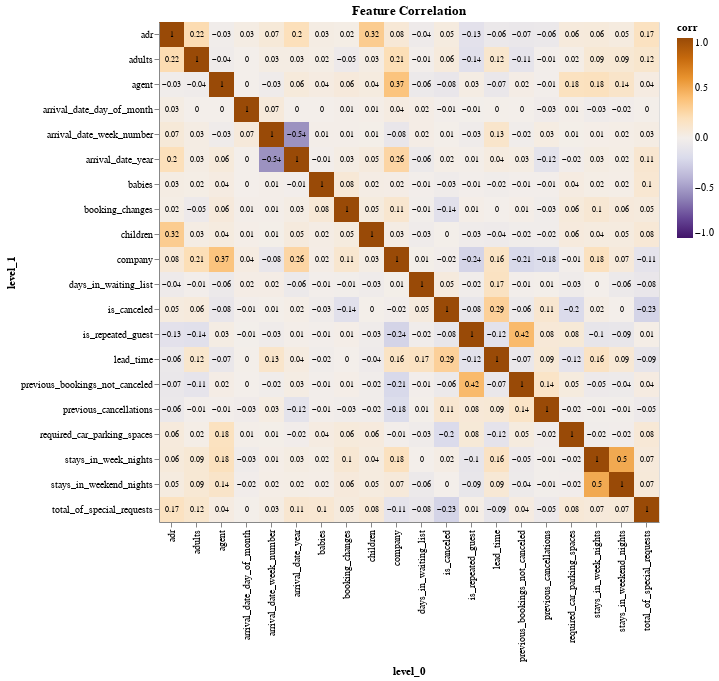

The cell this chart's notebook holds for it:
### Markdown cell above
## Checking correlation among all variables

### Code cell
corr_df = train_df.corr().stack().reset_index(name="corr")
corr_df["round_corr"] = np.round(corr_df["corr"], 2)
corr_plot = (
    alt.Chart(corr_df, title="Feature Correlation")
    .mark_rect()
    .encode(
        x="level_0",
        y="level_1",
        tooltip="corr",
        color=alt.Color("corr", scale=alt.Scale(domain=(-1, 1), scheme="purpleorange"))
    )
    .properties(width=500, height=500)
)
corr_plot

corr_text = (
    alt.Chart(corr_df)
    .mark_text(size=8)
    .encode(
        x="level_0",
        y="level_1",
        text="round_corr",
    )
    .properties(width=500, height=500)
)
corr_plot + corr_text

### Figure 1 — Vega-Lite specification as saved in the notebook (floating-point values rounded to 4 significant figures; data arrays with more than 128 entries replaced by an {"elided": "..."} marker saying what was removed)
{"config": {"view": {"continuousWidth": 400, "continuousHeight": 300}}, "layer": [{"mark": "rect", "encoding": {"color": {"type": "quantitative", "field": "corr", "scale": {"domain": [-1, 1], "scheme": "purpleorange"}}, "tooltip": {"type": "quantitative", "field": "corr"}, "x": {"type": "nominal", "field": "level_0"}, "y": {"type": "nominal", "field": "level_1"}}, "height": 500, "title": "Feature Correlation", "width": 500}, {"mark": {"type": "text", "size": 8}, "encoding": {"text": {"type": "quantitative", "field": "round_corr"}, "x": {"type": "nominal", "field": "level_0"}, "y": {"type": "nominal", "field": "level_1"}}, "height": 500, "width": 500}], "data": {"name": "data-cae11ec76ab207111c9054e6d486675b"}, "$schema": "https://vega.github.io/schema/vega-lite/v4.8.1.json", "datasets": {"data-cae11ec76ab207111c9054e6d486675b": {"elided": "400 records"}}}
